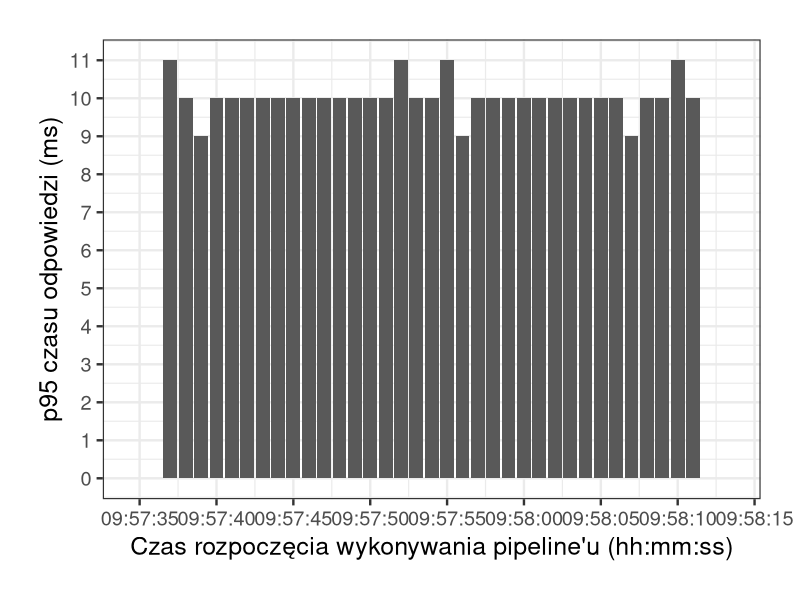

Write R code to recreate this figure.
library("ggplot2")
library("scales")

png(filename="data-intensive-vm-10mb.png", width=800, height=600)

dat = read.csv("dataintensivevm_10mb.csv")
dat$time = as.POSIXct(dat$time, format = "%Y-%m-%dT%H:%M:%SZ")

ggplot(data=dat, aes(time, p95)) +
geom_bar(stat = "identity") +
theme_bw(base_size=18) + theme(plot.margin = unit(c(1,1,1,1), "cm")) +
scale_x_datetime(labels = date_format("%H:%M:%S"), breaks = pretty_breaks(n=10)) +
scale_y_continuous(breaks=pretty_breaks(n=10)) +
labs(x = "Czas rozpoczęcia wykonywania pipeline'u (hh:mm:ss)", y = "p95 czasu odpowiedzi (ms)")